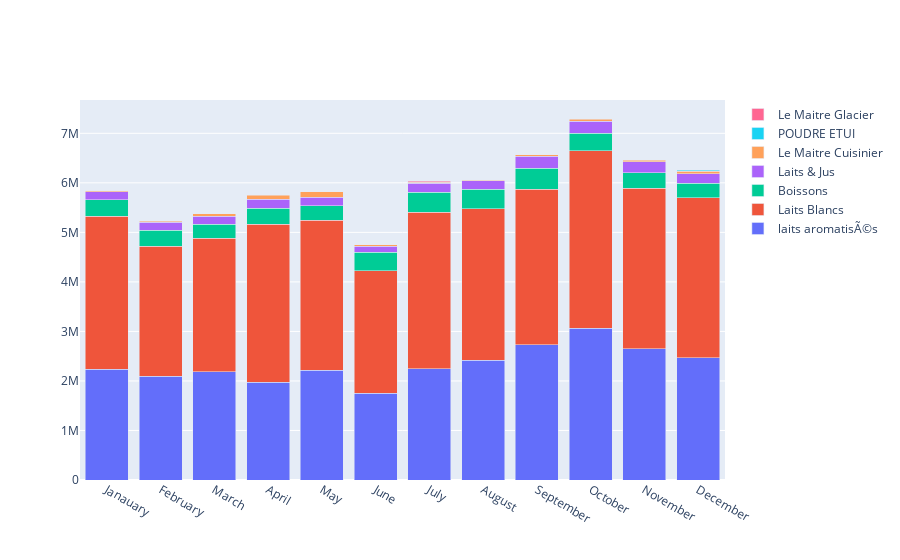

Notebook source saved alongside this figure:
### Code cell
monthyear_seas=miniData.groupby(["YEAR","MONTH","PRODUCTPAGE_CODE"]).sum().dropna()["TURNOVER"].reset_index()
gammes = miniData["PRODUCTPAGE_CODE"].drop_duplicates().tolist()
data = [
        monthyear_seas[monthyear_seas["PRODUCTPAGE_CODE"].str.match(gamme)].groupby(["MONTH","YEAR"]).sum().groupby("MONTH").mean() 
    for gamme in gammes ]

fig = go.Figure(data=[ go.Bar(name=gammes[i], x=data[i].index, y=data[i]["TURNOVER"].tolist()) for i in range(len(gammes)) ])
# Change the bar mode
fig.update_layout(barmode='stack')
fig.show()

### Figure 1 — Plotly figure (JSON) as saved in the notebook; plotly's stock layout.template omitted (floating-point values rounded to 4 significant figures)
{"data": [{"name": "laits aromatisÃ©s", "type": "bar", "x": ["Janauary", "February", "March", "April", "May", "June", "July", "August", "September", "October", "November", "December"], "y": [2237152, 2090488, 2188696, 1976044, 2215676, 1756436, 2249792, 2417940, 2733316, 3059584, 2653072, 2463644]}, {"name": "Laits Blancs", "type": "bar", "x": ["Janauary", "February", "March", "April", "May", "June", "July", "August", "September", "October", "November", "December"], "y": [3086000.0, 2631000.0, 2691000.0, 3192000.0, 3026000.0, 2465000.0, 3157000.0, 3061000.0, 3138000.0, 3587000.0, 3241000.0, 3236000.0]}, {"name": "Boissons", "type": "bar", "x": ["Janauary", "February", "March", "April", "May", "June", "July", "August", "September", "October", "November", "December"], "y": [330400, 319144, 280096, 316236, 294200, 376878, 406430, 396198, 424444, 355160, 314010, 288408]}, {"name": "Laits & Jus", "type": "bar", "x": ["Janauary", "February", "March", "April", "May", "June", "July", "August", "September", "October", "November", "December"], "y": [163150, 162890, 161550, 182330, 170960, 119100, 180090, 164800, 240610, 242920, 215220, 192940]}, {"name": "Le Maitre Cuisinier", "type": "bar", "x": ["Janauary", "February", "March", "April", "May", "June", "July", "August", "September", "October", "November", "December"], "y": [23290.0, 19180.0, 52060.0, 84940.0, 113700.0, 29460.0, 22260.0, 16670.0, 33220.0, 44560.0, 36080.0, 53620.0]}, {"name": "POUDRE ETUI", "type": "bar", "x": ["Janauary", "February", "March", "April", "May", "June", "July", "August", "September", "October", "November", "December"], "y": [null, null, null, null, null, null, null, null, null, null, null, 24120]}, {"name": "Le Maitre Glacier", "type": "bar", "x": ["Janauary", "February", "March", "April", "May", "June", "July", "August", "September", "October", "November", "December"], "y": [null, null, null, null, null, null, 20160, null, null, null, null, null]}], "layout": {"barmode": "stack"}}
